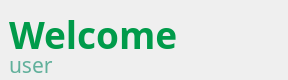
                 <widget class="QFrame" name="frame_9">
                  <property name="minimumSize">
                   <size>
                    <width>0</width>
                    <height>80</height>
                   </size>
                  </property>
                  <property name="maximumSize">
                   <size>
                    <width>16777215</width>
                    <height>80</height>
                   </size>
                  </property>
                  <property name="frameShape">
                   <enum>QFrame::NoFrame</enum>
                  </property>
                  <property name="frameShadow">
                   <enum>QFrame::Raised</enum>
                  </property>
                  <layout class="QHBoxLayout" name="horizontalLayout_6">
                   <property name="spacing">
                    <number>0</number>
                   </property>
                   <property name="leftMargin">
                    <number>0</number>
                   </property>
                   <property name="topMargin">
                    <number>0</number>
                   </property>
                   <property name="rightMargin">
                    <number>0</number>
                   </property>
                   <property name="bottomMargin">
                    <number>0</number>
                   </property>
                   <item>
                    <widget class="QFrame" name="frame_11">
                     <property name="maximumSize">
                      <size>
                       <width>464</width>
                       <height>98</height>
                      </size>
                     </property>
                     <property name="frameShape">
                      <enum>QFrame::NoFrame</enum>
                     </property>
                     <property name="frameShadow">
                      <enum>QFrame::Raised</enum>
                     </property>
                     <layout class="QVBoxLayout" name="verticalLayout_10">
                      <property name="spacing">
                       <number>0</number>
                      </property>
                      <property name="topMargin">
                       <number>10</number>
                      </property>
                      <property name="rightMargin">
                       <number>0</number>
                      </property>
                      <property name="bottomMargin">
                       <number>0</number>
                      </property>
                      <item>
                       <widget class="QLabel" name="label_8">
                        <property name="minimumSize">
                         <size>
                          <width>0</width>
                          <height>50</height>
                         </size>
                        </property>
                        <property name="maximumSize">
                         <size>
                          <width>16777215</width>
                          <height>50</height>
                         </size>
                        </property>
                        <property name="font">
                         <font>
                          <family>PF BeauSans Pro</family>
                          <pointsize>28</pointsize>
                          <bold>true</bold>
                         </font>
                        </property>
                        <property name="styleSheet">
                         <string notr="true">color: #009b4a;</string>
                        </property>
                        <property name="text">
                         <string>Welcome</string>
                        </property>
                        <property name="alignment">
                         <set>Qt::AlignBottom|Qt::AlignLeading|Qt::AlignLeft</set>
                        </property>
                       </widget>
                      </item>
                      <item>
                       <widget class="QLabel" name="usernameLabel">
                        <property name="font">
                         <font>
                          <family>PF BeauSans Pro</family>
                          <pointsize>16</pointsize>
                         </font>
                        </property>
                        <property name="styleSheet">
                         <string notr="true">color: rgb(97, 176, 155);</string>
                        </property>
                        <property name="text">
                         <string>user</string>
                        </property>
                        <property name="alignment">
                         <set>Qt::AlignLeading|Qt::AlignLeft|Qt::AlignTop</set>
                        </property>
                       </widget>
                      </item>
                     </layout>
                    </widget>
                   </item>
                   <item>
                    <widget class="QFrame" name="frame_12">
                     <property name="maximumSize">
                      <size>
                       <width>16777215</width>
                       <height>16777215</height>
                      </size>
                     </property>
                     <property name="frameShape">
                      <enum>QFrame::NoFrame</enum>
                     </property>
                     <property name="frameShadow">
                      <enum>QFrame::Raised</enum>
                     </property>
                     <layout class="QVBoxLayout" name="verticalLayout_9">
                      <property name="spacing">
                       <number>0</number>
                      </property>
                      <property name="leftMargin">
                       <number>0</number>
                      </property>
                      <property name="topMargin">
                       <number>0</number>
                      </property>
                      <property name="rightMargin">
                       <number>0</number>
                      </property>
                      <property name="bottomMargin">
                       <number>0</number>
                      </property>
                      <item>
                       <widget class="QFrame" name="frame_15">
                        <property name="frameShape">
                         <enum>QFrame::NoFrame</enum>
                        </property>
                        <property name="frameShadow">
                         <enum>QFrame::Raised</enum>
                        </property>
                        <layout class="QHBoxLayout" name="horizontalLayout_8">
                         <property name="spacing">
                          <number>0</number>
                         </property>
                         <property name="leftMargin">
                          <number>0</number>
                         </property>
                         <property name="topMargin">
                          <number>10</number>
                         </property>
                         <property name="rightMargin">
                          <number>10</number>
                         </property>
                         <property name="bottomMargin">
                          <number>0</number>
                         </property>
                         <item alignment="Qt::AlignRight">
                          <widget class="QLabel" name="label_10">
                           <property name="minimumSize">
                            <size>
                             <width>100</width>
                             <height>50</height>
                            </size>
                           </property>
                           <property name="maximumSize">
                            <size>
                             <width>100</width>
                             <height>50</height>
                            </size>
                           </property>
                           <property name="text">
                            <string/>
                           </property>
                           <property name="pixmap">
                            <pixmap resource="../Resources/resourceGui.qrc">:/logos/img/logo.png</pixmap>
                           </property>
                           <property name="scaledContents">
                            <bool>true</bool>
                           </property>
                          </widget>
                         </item>
                        </layout>
                       </widget>
                      </item>
                     </layout>
                    </widget>
                   </item>
                  </layout>
                 </widget>
